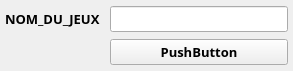
     <widget class="QWidget" name="scrollAreaWidgetContents">
      <property name="geometry">
       <rect>
        <x>0</x>
        <y>0</y>
        <width>293</width>
        <height>71</height>
       </rect>
      </property>
      <layout class="QGridLayout" name="gridLayout_2">
       <property name="leftMargin">
        <number>5</number>
       </property>
       <property name="topMargin">
        <number>5</number>
       </property>
       <property name="rightMargin">
        <number>5</number>
       </property>
       <property name="bottomMargin">
        <number>5</number>
       </property>
       <property name="horizontalSpacing">
        <number>10</number>
       </property>
       <item row="3" column="4">
        <widget class="QPushButton" name="pushButton_3">
         <property name="font">
          <font>
           <family>Rockwell Extra Bold</family>
           <pointsize>10</pointsize>
           <weight>75</weight>
           <bold>true</bold>
          </font>
         </property>
         <property name="text">
          <string>PushButton</string>
         </property>
        </widget>
       </item>
       <item row="2" column="4">
        <widget class="QLineEdit" name="lineEdit">
         <property name="font">
          <font>
           <family>Rockwell Extra Bold</family>
           <pointsize>10</pointsize>
           <weight>75</weight>
           <bold>true</bold>
          </font>
         </property>
        </widget>
       </item>
       <item row="2" column="0">
        <widget class="QLabel" name="label">
         <property name="font">
          <font>
           <family>Rockwell Extra Bold</family>
           <pointsize>10</pointsize>
           <weight>75</weight>
           <bold>true</bold>
          </font>
         </property>
         <property name="text">
          <string>NOM_DU_JEUX</string>
         </property>
        </widget>
       </item>
      </layout>
     </widget>
